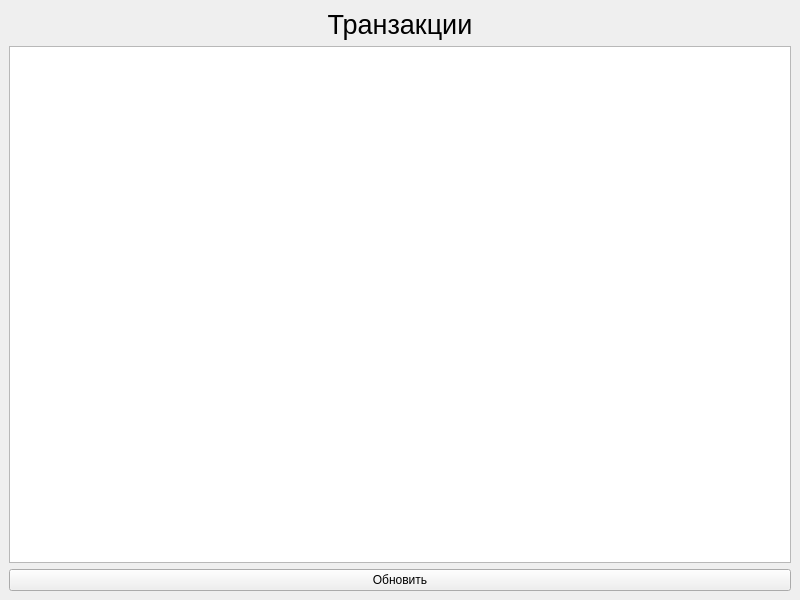
<?xml version="1.0" encoding="UTF-8"?>
<ui version="4.0">
 <class>PaymentTransactionsWindow</class>
 <widget class="QMainWindow" name="PaymentTransactionsWindow">
  <property name="geometry">
   <rect>
    <x>0</x>
    <y>0</y>
    <width>800</width>
    <height>600</height>
   </rect>
  </property>
  <property name="windowTitle">
   <string>Транзакции</string>
  </property>
  <widget class="QWidget" name="centralwidget">
   <layout class="QVBoxLayout" name="verticalLayout">
    <item>
     <widget class="QLabel" name="label">
      <property name="font">
       <font>
        <pointsize>20</pointsize>
       </font>
      </property>
      <property name="text">
       <string>Транзакции</string>
      </property>
      <property name="alignment">
       <set>Qt::AlignCenter</set>
      </property>
     </widget>
    </item>
    <item>
     <widget class="QTableWidget" name="tableTransactions"/>
    </item>
    <item>
     <widget class="QPushButton" name="btnUpdate">
      <property name="text">
       <string>Обновить</string>
      </property>
     </widget>
    </item>
   </layout>
  </widget>
 </widget>
 <resources/>
 <connections/>
</ui>
